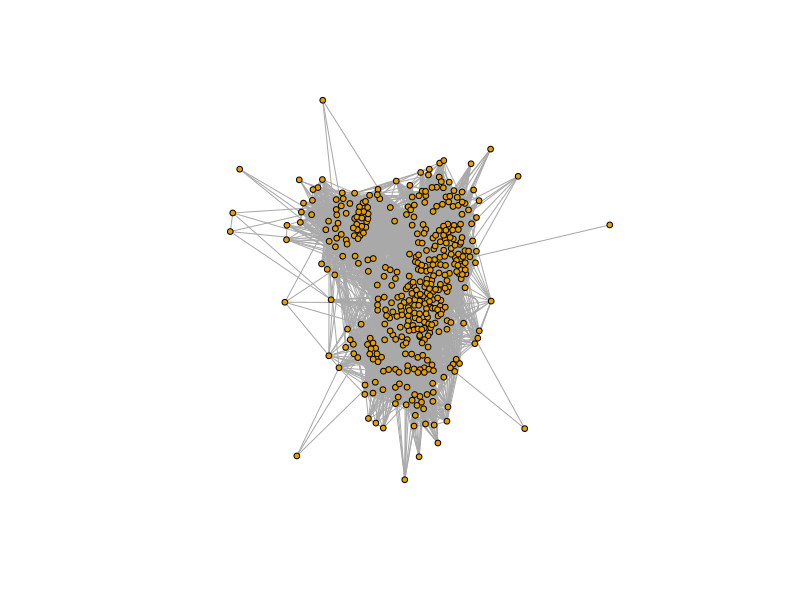
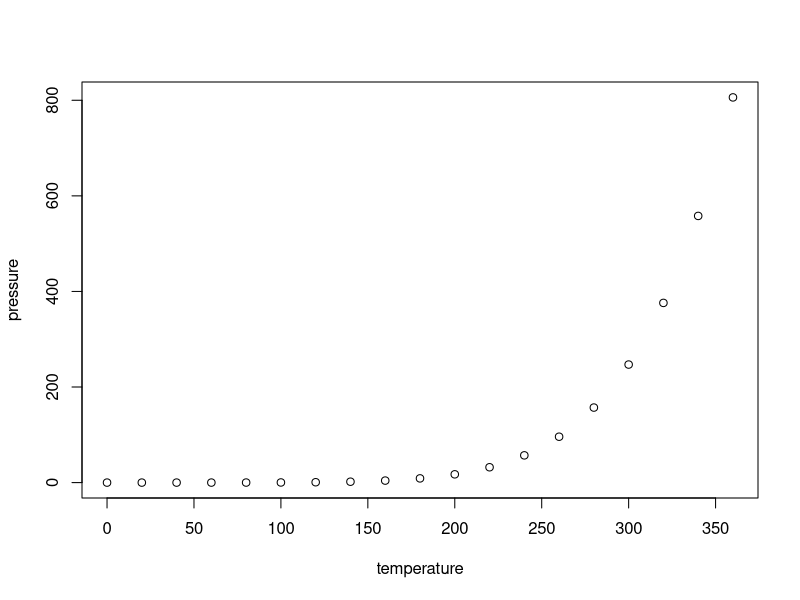

Reproduce these figures in R, in order.
## ---- chunk 1
knitr::opts_chunk$set(echo = TRUE)
## ---- chunk 2
library(data.table, warn.conflicts = FALSE)
library(igraph, warn.conflicts = FALSE)
## ---- chunk 3

## ---- chunk 4
arg_cooccurrence_table <- read.table("data/cooccurrence/arg_cooccurrence.trimmed.tsv", 
                                col.names = c("ARG_1", "ARG_2", "rho", "p"))
head(arg_cooccurrence_table)
## ---- chunk 5
gr_arg_cooccurrence <- graph.data.frame(arg_cooccurrence_table, directed = FALSE)
plot(gr_arg_cooccurrence, vertex.size = 3, vertex.label = NA)
## ---- chunk 6
plot(pressure)
